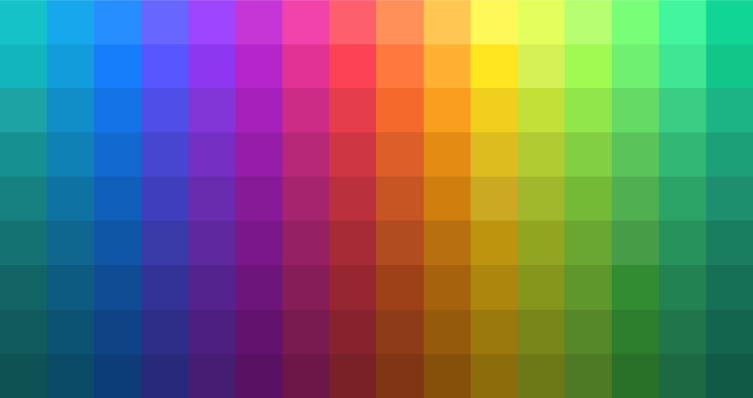
#> input picture 6_Detect_Color_Image.png, 753 x 398 px, given in place of the camera
$ python 8.1_Detect_Color_Webcam.py
#> lines starting #> are read from the running program, lines starting #| are printed output that depends on the picture; after the words box and inside, x2 and y2 are one past the last pixel; in counts of white or black regions, pixels touching at a corner belong together
import cv2
import numpy as np

video = cv2.VideoCapture(0)
fps = video.get(cv2.CAP_PROP_FPS)
delay = 1000/fps

def change_hue_min(x):
    change_hue_min.value = x
change_hue_min.value = 41

def change_saturation_min(x):
    change_saturation_min.value = x
change_saturation_min.value = 36

def change_value_min(x):
    change_value_min.value = x
change_value_min.value = 0

def change_hue_max(x):
    change_hue_max.value = x
change_hue_max.value = 64

def change_saturation_max(x):
    change_saturation_max.value = x
change_saturation_max.value = 255

def change_value_max(x):
    change_value_max.value = x
change_value_max.value = 255

cv2.namedWindow("Tracking")
cv2.createTrackbar("Hue Min","Tracking",0,255,change_hue_min)
cv2.createTrackbar("Saturation Min","Tracking",0,255,change_saturation_min)
cv2.createTrackbar("Value Min","Tracking",0,255,change_value_min)

cv2.createTrackbar("Hue Max","Tracking",255,255,change_hue_max)
cv2.createTrackbar("Saturation Max","Tracking",255,255,change_saturation_max)
cv2.createTrackbar("Value Max","Tracking",255,255,change_value_max)
play = True
while True:
    if play:
        ret, img = video.read()
#> img is the input picture: shape (398, 753, 3); mean B, G, R 106, 115.2, 110.4
    else:
        ret = False

    cv2.imshow("Video", img)
    img_hsv = cv2.cvtColor(img, cv2.COLOR_BGR2HSV)
#> img_hsv: shape (398, 753, 3); mean H, S, V 86.4, 198.8, 178
    cv2.imshow("Video HSV", img_hsv)

#Tạo khoảng giá trị giới hạn màu của đối tượng
    lower = np.array([change_hue_min.value, change_saturation_min.value, change_value_min.value])
    upper = np.array([change_hue_max.value, change_saturation_max.value, change_value_max.value])

#Tạo mặt nạ nhị phân: Những giá trị thuộc khoảng thì sẽ nhận bit 1 (màu trắng), còn lại là đen
    mask = cv2.inRange(img_hsv,lower,upper)
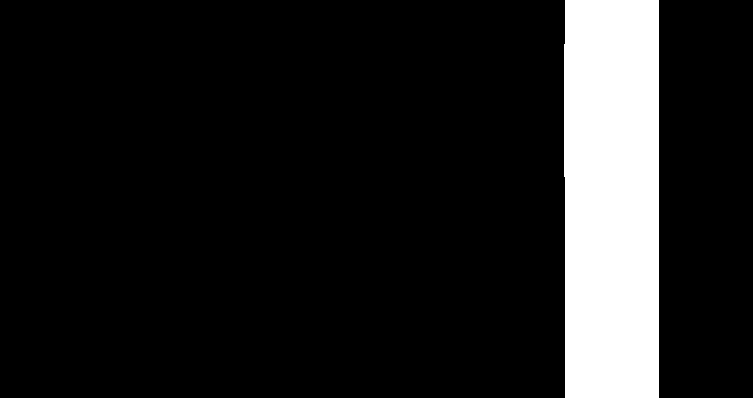
#> mask: shape (398, 753); 12.5% white; 1 white region, box (x1, y1, x2, y2) and area: (564, 0, 659, 398) 37545

#Tạo ma trận bộ lọc nhiễu là ma trận 3x3 với phần từ là 1
    kernel_matrix = np.ones((3,3))
#Tiến hành lọc nhiễu (tích chập bộ lọc với từng pixel của ảnh)
    mask = cv2.erode(mask, kernel_matrix)
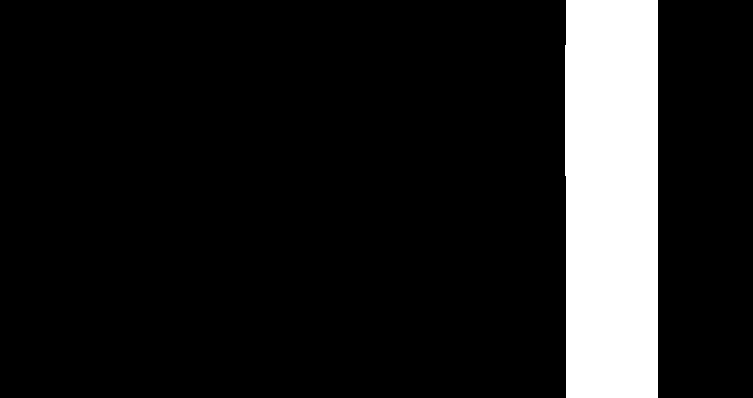
#> mask: shape (398, 753); 12.3% white; 1 white region, box (x1, y1, x2, y2) and area: (565, 0, 658, 398) 36747
#Mở rộng vùng của đối tượng
    mask = cv2.dilate(mask, kernel_matrix)
    cv2.imshow("Mask", mask)

#Hàm findContours chỉ áp dụng với ảnh nhị phân
    contours, _ = cv2.findContours(mask, cv2.RETR_TREE, cv2.CHAIN_APPROX_SIMPLE)
#> contours = 1 item
    print(len(contours))
#| 1

#Vẽ đường viền của đối tượng
    result1 = cv2.drawContours(img,contours,-1,(255,0,0),2)
#Viết text lên đối tượng
    for contour in contours:
        moment = cv2.moments(contour)
        x = int(moment['m10']/moment['m00'])
        y = int(moment['m01']/moment['m00'])

        cv2.putText(result1,"Green",(x,y),cv2.FONT_HERSHEY_COMPLEX,1,(0,0,255))
#> this loop made 1 pass
#> (x, y) on pass 1: (611, 198)
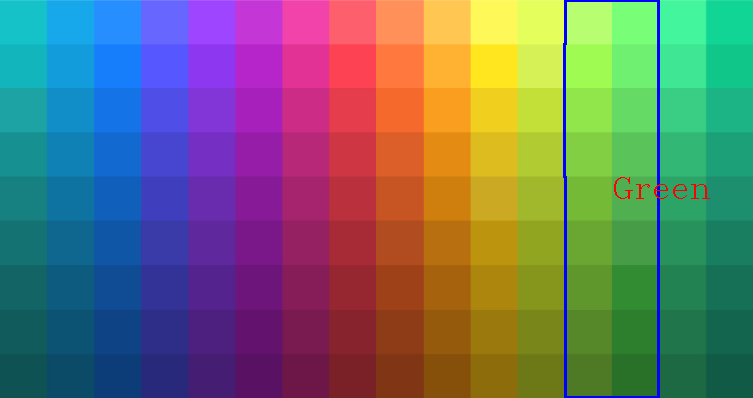
#> result1: shape (398, 753, 3); mean B, G, R 107.6, 113.4, 109.7

    cv2.imshow("Result1",result1)

    merge_mask = cv2.merge((mask, mask, mask))

    result = cv2.bitwise_and(img,merge_mask)
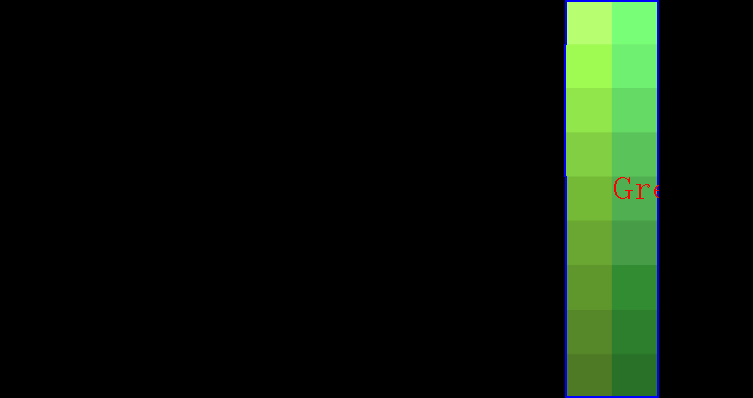
#> result: shape (398, 753, 3); mean B, G, R 10, 21.8, 12


    cv2.imshow("Result", result)


    if cv2.waitKey(int(delay)) == ord('q'):
#> (key q is pressed here)
        break
    if cv2.waitKey(int(delay)) == ord(' '):
        play = not play

cv2.destroyAllWindows()
